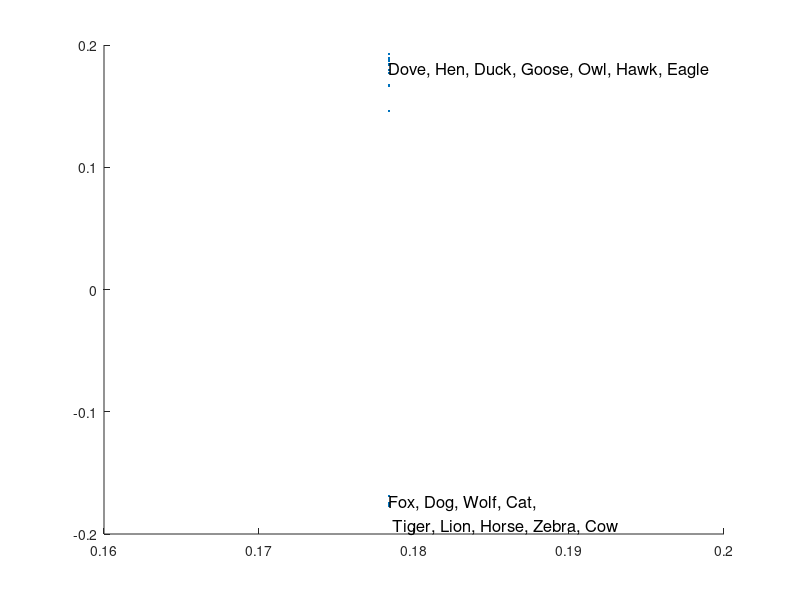

Recreate this plot in MATLAB.
%description of the data: M(i,j) = attribute i, animal j   
%i=1:13

%j=1:16
%Dove 	 
%Hen 	 
%Duck 	 
%Goose 	 
%Owl 	 
%Hawk 	 
%Eagle 	 
%Fox 	 
%Dog 	 
%Wolf 	 
%Cat 	 
%Tiger 	 
%Lion 	 
%Horse 	 
%Zebra 	 
%Cow

%rows: 
%small size
%medium size
%large size
%2 legs
%4 legs
%hair
%hooves
%mane
%feathers
%hunts
%runs
%flys
%swims

%the number one indicates that animal j possesses attribute i and zero indicates it does not.

X = [1 	1 	1 	1 	1 	1 	0 	0 	0 	0 	1 	0 	0 	0 	0 	0;
0 	0 	0 	0 	0 	0 	1 	1 	1 	1 	0 	0 	0 	0 	0 	0;
0 	0 	0 	0 	0 	0 	0 	0 	0 	0 	0 	1 	1 	1 	1 	1;
1 	1 	1 	1 	1 	1 	1 	0 	0 	0 	0 	0 	0 	0 	0 	0;
0 	0 	0 	0 	0 	0 	0 	1 	1 	1 	1 	1 	1 	1 	1 	1;
0 	0 	0 	0 	0 	0 	0 	1 	1 	1 	1 	1 	1 	1 	1 	1;
0 	0 	0 	0 	0 	0 	0 	0 	0 	0 	0 	0 	0 	1 	1 	1;
0 	0 	0 	0 	0 	0 	0 	0 	0 	1 	0 	0 	1 	1 	1 	0;
1 	1 	1 	1 	1 	1 	1 	0 	0 	0 	0 	0 	0 	0 	0 	0;
0 	0 	0 	0 	1 	1 	1 	1 	0 	1 	1 	1 	1 	0 	0 	0;
0 	0 	0 	0 	0 	0 	0 	0 	1 	1 	0 	1 	1 	1 	1 	0;
1 	0 	0 	1 	1 	1 	1 	0 	0 	0 	0 	0 	0 	0 	0 	0;
0 	0 	1 	1 	0 	0 	0 	0 	0 	0 	0 	0 	0 	0 	0 	0];


p= length(X);

%set epsilon
epsilon = 3;

%set the heat kernel t
t=1


%generate distance matrix
% %using unweighted edges
% for i=1:p
%     for j=1:p
%         x = norm(X(:,i)-X(:,j))^2;
%         if x <= epsilon
%             W(i,j) = 1;
%         else
%             W(i,j) = 0;
%         end
%     end
% end
%using weighted edges
for i=1:p
    for j=1:p
        x = norm(X(:,i)-X(:,j));
        if x <= epsilon
            W(i,j) = exp(-x^2/t);
        else
            W(i,j) = 0;
        end
    end
end


%create D
D = zeros(p,p)
for i=1:p
    D(i,i) = sum(W(i,:));
end

%create L
L = D-W;

%generalized eigenvector problem
[evecs,evals] = eig(L,D);

%remove eigenvectors associated with zero eigenvalues
ii=1;
for i=1:p
    if evals(i,i) ~= 0
        evecsNoZero(:,ii) = evecs(:,i);
        ii=ii+1;
    end
    
end

%find y
Y = evecsNoZero';

scatter(Y(1,:),Y(2,:),'.')
text(Y(1,10),Y(2,10),'Dove, Hen, Duck, Goose, Owl, Hawk, Eagle','FontSize', 12);
text(Y(1,6),Y(2,6),'Fox, Dog, Wolf, Cat,','FontSize', 12);
text(Y(1,6),Y(2,6)-.02, ' Tiger, Lion, Horse, Zebra, Cow','FontSize', 12);





    


